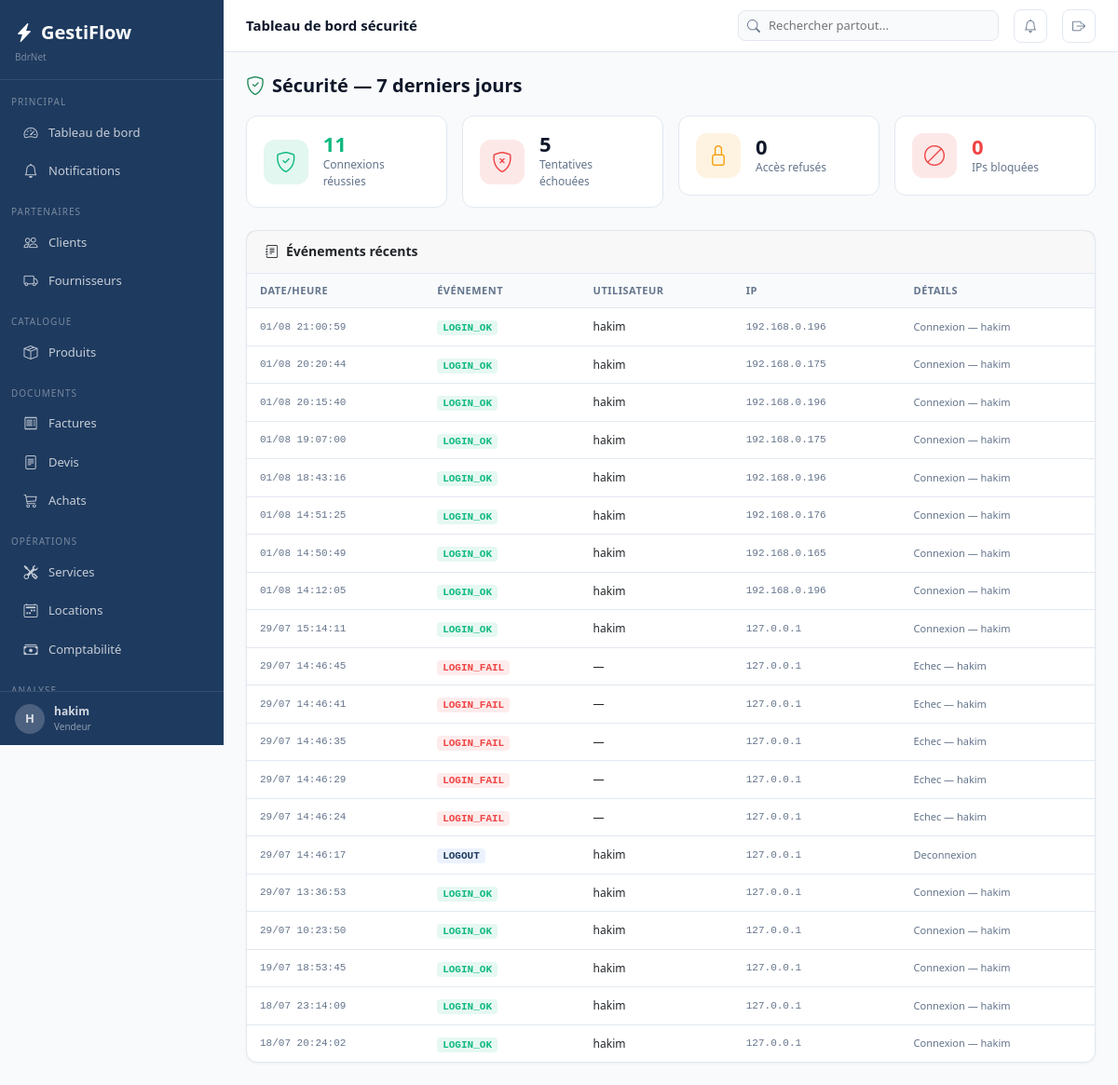
Page /auth/securite/ (signed in) on the committed database.
### apps/core/models.py (models this page shows, shortened)
class Parametre(models.Model):
    cle         = models.CharField(max_length=100, unique=True)
    valeur      = models.TextField(blank=True)
    description = models.CharField(max_length=200, blank=True)
    class Meta:
        verbose_name        = "Parametre"
        verbose_name_plural = "Parametres"
    @classmethod
    def get(cls, cle, defaut=''):
        try:
            return cls.objects.get(cle=cle).valeur
        except cls.DoesNotExist:
            return defaut

class TimestampedModel(models.Model):
    cree_le     = models.DateTimeField(auto_now_add=True)
    modifie_le  = models.DateTimeField(auto_now=True)
    class Meta:
        abstract = True

class LogActivite(TimestampedModel):
    utilisateur = models.ForeignKey(
        settings.AUTH_USER_MODEL, on_delete=models.SET_NULL,
        null=True, blank=True, related_name='logs'
    )
    action      = models.CharField(max_length=300)
    module      = models.CharField(max_length=100, blank=True)
    details     = models.TextField(blank=True)
    adresse_ip  = models.GenericIPAddressField(null=True, blank=True)
    class Meta:
        verbose_name        = "Log d'activite"
        verbose_name_plural = "Logs d'activite"
        ordering            = ['-cree_le']

### apps/authentication/models.py (models this page shows, shortened)
class Utilisateur(AbstractUser):
    class Role(models.TextChoices):
        ADMIN       = 'admin',       'Administrateur'
        MANAGER     = 'manager',     'Manager'
        VENDEUR     = 'vendeur',     'Vendeur'
        TECHNICIEN  = 'technicien',  'Technicien'
        COMPTABLE   = 'comptable',   'Comptable'
        CAISSIER    = 'caissier',    'Caissier'
    role            = models.CharField(max_length=20, choices=Role.choices, default=Role.VENDEUR)
    telephone       = models.CharField(max_length=20, blank=True)
    actif           = models.BooleanField(default=True)
    derniere_activite = models.DateTimeField(null=True, blank=True)
    photo           = models.ImageField(upload_to='utilisateurs/', null=True, blank=True)
    class Meta:
        verbose_name        = "Utilisateur"
        verbose_name_plural = "Utilisateurs"
    @property
    def est_admin(self):
        return self.role == self.Role.ADMIN or self.is_superuser

### apps/authentication/views.py (the view)
# urls.py: path('securite/',               views.security_dashboard,  name='security_dashboard'),
@login_required
@admin_required
def security_dashboard(request):
    from apps.core.models import LogActivite
    from django.utils import timezone
    from datetime import timedelta
    derniers_7j = timezone.now() - timedelta(days=7)
    connexions_ok    = LogActivite.objects.filter(action='LOGIN_OK', cree_le__gte=derniers_7j).count()
    connexions_echec = LogActivite.objects.filter(action='LOGIN_FAIL', cree_le__gte=derniers_7j).count()
    acces_refuses    = LogActivite.objects.filter(action='ACCESS_DENIED', cree_le__gte=derniers_7j).count()
    ips_bloquees     = LoginAttempt.objects.filter(bloque_jusqu__gt=timezone.now()).order_by('-bloque_jusqu')
    evenements       = LogActivite.objects.filter(module='Securite').select_related('utilisateur').order_by('-cree_le')[:50]
    return render(request, 'authentication/security_dashboard.html', {
        'connexions_ok': connexions_ok, 'connexions_echec': connexions_echec,
        'acces_refuses': acces_refuses, 'ips_bloquees': ips_bloquees,
        'evenements_recents': evenements,
    })

### templates/authentication/security_dashboard.html (shortened to what this page needs)
{% extends 'base.html' %}
{% block topbar_title %}Tableau de bord sécurité{% endblock %}
{% block content %}
<div class="page-header"><h1 class="page-title"><i class="bi bi-shield-check me-2 text-success"></i>Sécurité — 7 derniers jours</h1></div>
<div class="row g-3 mb-4">
  <div class="col-6 col-xl-3"><div class="kpi-card"><div class="kpi-icon green"><i class="bi bi-shield-check"></i></div><div><div class="kpi-value" style="color:#10b981;">{{ connexions_ok }}</div><div class="kpi-label">Connexions réussies</div></div></div></div>
  <div class="col-6 col-xl-3"><div class="kpi-card"><div class="kpi-icon red"><i class="bi bi-shield-x"></i></div><div><div class="kpi-value" style="color:{% if connexions_echec > 10 %}#ef4444{% else %}var(--text-primary){% endif %};">{{ connexions_echec }}</div><div class="kpi-label">Tentatives échouées</div></div></div></div>
  <div class="col-6 col-xl-3"><div class="kpi-card"><div class="kpi-icon orange"><i class="bi bi-lock"></i></div><div><div class="kpi-value">{{ acces_refuses }}</div><div class="kpi-label">Accès refusés</div></div></div></div>
  <div class="col-6 col-xl-3"><div class="kpi-card"><div class="kpi-icon red"><i class="bi bi-ban"></i></div><div><div class="kpi-value" style="color:#ef4444;">{{ ips_bloquees|length }}</div><div class="kpi-label">IPs bloquées</div></div></div></div>
</div>
<div class="card"><div class="card-header"><h6 class="card-title"><i class="bi bi-journal-text me-2"></i>Événements récents</h6></div>
  <div style="overflow-x:auto;"><table class="table-modern">
    <thead><tr><th>Date/Heure</th><th>Événement</th><th>Utilisateur</th><th>IP</th><th>Détails</th></tr></thead>
    <tbody>{% for e in evenements_recents %}<tr>
      <td style="font-family:monospace;font-size:11px;color:var(--text-secondary);white-space:nowrap;">{{ e.cree_le|date:"d/m H:i:s" }}</td>
      <td><span style="font-size:11px;font-family:monospace;font-weight:600;padding:2px 6px;border-radius:4px;background:{% if 'FAIL' in e.action or 'DENIED' in e.action %}rgba(239,68,68,.1){% elif 'OK' in e.action %}rgba(16,185,129,.1){% else %}rgba(59,130,246,.1){% endif %};color:{% if 'FAIL' in e.action or 'DENIED' in e.action %}#ef4444{% elif 'OK' in e.action %}#10b981{% else %}var(--primary){% endif %};">{{ e.action }}</span></td>
      <td style="font-size:12px;">{{ e.utilisateur.username|default:"—" }}</td>
      <td style="font-family:monospace;font-size:11px;color:var(--text-secondary);">{{ e.adresse_ip|default:"—" }}</td>
      <td style="font-size:11px;color:var(--text-secondary);">{{ e.details|truncatechars:60 }}</td>
    </tr>{% empty %}<tr><td colspan="5" class="text-center py-4" style="color:var(--text-secondary);">Aucun événement</td></tr>{% endfor %}</tbody>
  </table></div>
</div>
{% endblock %}

### templates/base.html (shortened to what this page needs)
<!DOCTYPE html>
<html lang="fr">
<head>
<link rel="stylesheet" href="https://cdn.jsdelivr.net/npm/bootstrap@5.3.3/dist/css/bootstrap.min.css">
<link rel="stylesheet" href="https://cdn.jsdelivr.net/npm/bootstrap-icons@1.11.3/font/bootstrap-icons.min.css">
</head>
<body>
{% if user.is_authenticated %}
<nav class="sidebar">
  <div class="sidebar-nav">
    <div class="sidebar-logo">
      <a class="sidebar-logo-text" href="{% url 'dashboard:index' %}"><i class="bi bi-lightning-charge-fill me-2"></i>GestiFlow</a>
      <div style="font-size:10px;color:rgba(255,255,255,.4);margin-top:4px;">{{ ENTREPRISE.NOM_ENTREPRISE }}</div>
    </div>
    <div class="sidebar-section">Principal</div>
    <a href="{% url 'dashboard:index' %}" class="sidebar-item {% if request.resolver_match.app_name == 'dashboard' %}active{% endif %}"><i class="bi bi-speedometer2"></i><span>Tableau de bord</span></a>
    <a href="{% url 'core:notifications' %}" class="sidebar-item"><i class="bi bi-bell" ></i><span>Notifications</span></a>
    <div class="sidebar-section">Partenaires</div>
    <a href="{% url 'clients:liste' %}" class="sidebar-item {% if request.resolver_match.app_name == 'clients' %}active{% endif %}"><i class="bi bi-people"></i><span>Clients</span></a>
    <a href="{% url 'fournisseurs:liste' %}" class="sidebar-item {% if request.resolver_match.app_name == 'fournisseurs' %}active{% endif %}"><i class="bi bi-truck"></i><span>Fournisseurs</span></a>
    <div class="sidebar-section">Catalogue</div>
    <a href="{% url 'produits:liste' %}" class="sidebar-item "><i class="bi bi-box-seam"></i><span>Produits</span></a>
    <div class="sidebar-section">Documents</div>
    <a href="{% url 'ventes:liste' %}" class="sidebar-item {% if request.resolver_match.app_name == 'ventes' %}active{% endif %}"><i class="bi bi-receipt"></i><span>Factures</span></a>
    <a href="{% url 'devis:liste' %}" class="sidebar-item {% if request.resolver_match.app_name == 'devis' %}active{% endif %}"><i class="bi bi-file-text"></i><span>Devis</span></a>
    <a href="{% url 'achats:liste' %}" class="sidebar-item {% if request.resolver_match.app_name == 'achats' %}active{% endif %}"><i class="bi bi-cart3"></i><span>Achats</span></a>
    <div class="sidebar-section">Opérations</div>
    <a href="{% url 'services:liste' %}" class="sidebar-item {% if request.resolver_match.app_name == 'services' %}active{% endif %}"><i class="bi bi-tools"></i><span>Services</span></a>
    <a href="{% url 'locations:liste' %}" class="sidebar-item {% if request.resolver_match.app_name == 'locations' %}active{% endif %}"><i class="bi bi-calendar2-week"></i><span>Locations</span></a>
    <a href="{% url 'comptabilite:historique' %}" class="sidebar-item {% if request.resolver_match.app_name == 'comptabilite' %}active{% endif %}"><i class="bi bi-cash-stack"></i><span>Comptabilité</span></a>
    <div class="sidebar-section">Analyse</div>
  </div>
  <div class="sidebar-footer">
    <a href="{% url 'auth:profil' %}" style="display:flex;align-items:center;gap:10px;text-decoration:none;color:rgba(255,255,255,.8);">
      <div style="width:32px;height:32px;border-radius:50%;background:rgba(255,255,255,.2);display:flex;align-items:center;justify-content:center;font-size:13px;font-weight:700;">{{ user.first_name.0|default:user.username.0|upper }}</div>
      <div><div style="font-size:12px;font-weight:600;">{{ user.get_full_name|default:user.username }}</div><div style="font-size:10px;color:rgba(255,255,255,.5);">{{ user.get_role_display }}</div></div>
    </a>
  </div>
</nav>
<div class="main-content">
<div class="topbar">
  <div class="topbar-title">{% block topbar_title %}{% endblock %}</div>
    <div class="topbar-search" style="position:relative;">
      <i class="bi bi-search"></i>
      <input type="text" id="globalSearch" placeholder="Rechercher partout..." autocomplete="off">
    </div>
    <a href="{% url 'core:notifications' %}" class="topbar-btn" title="Notifications">
      <i class="bi bi-bell{% if notifications_count %}-fill{% endif %}" {% if notifications_count %}style="color:#f59e0b"{% endif %}></i>
    </a>
    <a href="{% url 'auth:deconnexion' %}" class="topbar-btn" title="Déconnexion"><i class="bi bi-box-arrow-right"></i></a>
  </div>
  <div class="content-area">
    {% block content %}{% endblock %}
  </div>
</div>
{% endif %}
</body>
</html>

### rows in the picture
Parametre: NOM_ENTREPRISE "BdrNet"
Utilisateur: first_name.0 "H", get_full_name "hakim", role "Vendeur"
LogActivite: cree_le "01/08 21:00:59", action "LOGIN_OK", utilisateur.username "hakim", adresse_ip "192.168.0.196", details "Connexion — hakim"
LogActivite: cree_le "01/08 20:20:44", action "LOGIN_OK", utilisateur.username "hakim", adresse_ip "192.168.0.175", details "Connexion — hakim"
LogActivite: cree_le "01/08 20:15:40", action "LOGIN_OK", utilisateur.username "hakim", adresse_ip "192.168.0.196", details "Connexion — hakim"
LogActivite: cree_le "01/08 19:07:00", action "LOGIN_OK", utilisateur.username "hakim", adresse_ip "192.168.0.175", details "Connexion — hakim"
LogActivite: cree_le "01/08 18:43:16", action "LOGIN_OK", utilisateur.username "hakim", adresse_ip "192.168.0.196", details "Connexion — hakim"
LogActivite: cree_le "01/08 14:51:25", action "LOGIN_OK", utilisateur.username "hakim", adresse_ip "192.168.0.176", details "Connexion — hakim"
LogActivite: cree_le "01/08 14:50:49", action "LOGIN_OK", utilisateur.username "hakim", adresse_ip "192.168.0.165", details "Connexion — hakim"
LogActivite: cree_le "01/08 14:12:05", action "LOGIN_OK", utilisateur.username "hakim", adresse_ip "192.168.0.196", details "Connexion — hakim"
LogActivite: cree_le "29/07 15:14:11", action "LOGIN_OK", utilisateur.username "hakim", adresse_ip "127.0.0.1", details "Connexion — hakim"
LogActivite: cree_le "29/07 14:46:45", action "LOGIN_FAIL", utilisateur.username "—", adresse_ip "127.0.0.1", details "Echec — hakim"
LogActivite: cree_le "29/07 14:46:41", action "LOGIN_FAIL", utilisateur.username "—", adresse_ip "127.0.0.1", details "Echec — hakim"
LogActivite: cree_le "29/07 14:46:35", action "LOGIN_FAIL", utilisateur.username "—", adresse_ip "127.0.0.1", details "Echec — hakim"
LogActivite: cree_le "29/07 14:46:29", action "LOGIN_FAIL", utilisateur.username "—", adresse_ip "127.0.0.1", details "Echec — hakim"
LogActivite: cree_le "29/07 14:46:24", action "LOGIN_FAIL", utilisateur.username "—", adresse_ip "127.0.0.1", details "Echec — hakim"
LogActivite: cree_le "29/07 14:46:17", action "LOGOUT", utilisateur.username "hakim", adresse_ip "127.0.0.1", details "Deconnexion"
LogActivite: cree_le "29/07 13:36:53", action "LOGIN_OK", utilisateur.username "hakim", adresse_ip "127.0.0.1", details "Connexion — hakim"
LogActivite: cree_le "29/07 10:23:50", action "LOGIN_OK", utilisateur.username "hakim", adresse_ip "127.0.0.1", details "Connexion — hakim"
LogActivite: cree_le "19/07 18:53:45", action "LOGIN_OK", utilisateur.username "hakim", adresse_ip "127.0.0.1", details "Connexion — hakim"
LogActivite: cree_le "18/07 23:14:09", action "LOGIN_OK", utilisateur.username "hakim", adresse_ip "127.0.0.1", details "Connexion — hakim"
LogActivite: cree_le "18/07 20:24:02", action "LOGIN_OK", utilisateur.username "hakim", adresse_ip "127.0.0.1", details "Connexion — hakim"

### other values in the picture
{{ connexions_ok }} "11"
{{ connexions_echec }} "5"
{{ acces_refuses }} "0"
{{ ips_bloquees|length }} "0"
